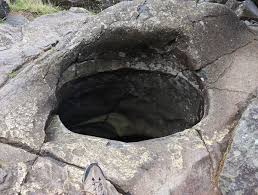
#> input picture Deep Blue/test images/p77.jfif, 258 x 195 px, found by its file name
$ jupyter execute pothole_deep_blue2.ipynb   (older library calls are emulated)
#> lines starting #> are read from the running program, lines starting #| are printed output that depends on the picture; after the words box and inside, x2 and y2 are one past the last pixel; in counts of white or black regions, pixels touching at a corner belong together
[cell 1]
import numpy as np
import cv2
import imutils
import matplotlib.pyplot as plt
# Load an color image
img = cv2.imread('p77.jfif')
#> img is the input picture: shape (195, 258, 3); mean B, G, R 120.9, 123.3, 127.2

# [4 lines of commented-out code are left out]

mask=np.zeros(img.shape[:2],np.uint8)

bgdModel=np.zeros((1,65),np.float64)
fgdModel=np.zeros((1,65),np.float64)

rect=(15,15,240,175)

cv2.grabCut(img,mask,rect,bgdModel,fgdModel,5,cv2.GC_INIT_WITH_RECT)
mask2=np.where((mask==2)|(mask==0),0,1).astype('uint8')
img2=img*mask2[:,:,np.newaxis]
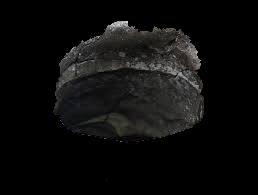
#> img2: shape (195, 258, 3); mean B, G, R 12.2, 12.6, 12.8
# img22=img2
# edges = cv2.Canny(img2,100,200)
plt.imshow(img2)


plt.show()
cv2.imshow('input',img)
# [5 lines of commented-out code are left out]


cv2.waitKey(0)
cv2.destroyAllWindows()

[cell 2]
img = cv2.imread('pot02.jpg',1)
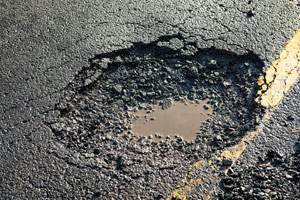
#> input picture Deep Blue/test images/pot02.jpg, 300 x 200 px, found by its file name
#> img is the input picture: shape (200, 300, 3); mean B, G, R 99.5, 103.9, 104
# edges = cv2.Canny(img,100,200)

image3=img
gray = cv2.cvtColor(image3, cv2.COLOR_BGR2GRAY)
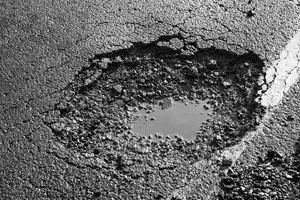
#> gray: shape (200, 300); min 0, max 255, mean 103.4
gray = cv2.GaussianBlur(gray, (5, 5), 0)
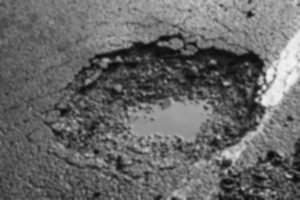
#> gray: shape (200, 300); min 10, max 245, mean 103.4

# threshold the image, then perform a series of erosions +
# dilations to remove any small regions of noise
thresh = cv2.threshold(gray, 45, 255, cv2.THRESH_BINARY)[1]
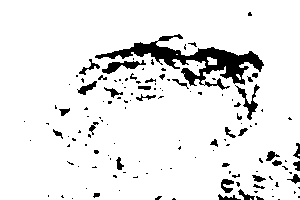
#> thresh: shape (200, 300); 91.4% white; 136 black regions (101 under 20 px), largest, box (x1, y1, x2, y2) and area: (95, 34, 264, 90) 2569, (102, 60, 146, 74) 253, (235, 84, 260, 120) 242
thresh = cv2.erode(thresh, None, iterations=2)
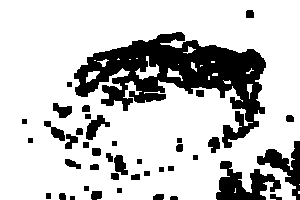
#> thresh: shape (200, 300); 77.3% white; 42 black regions, largest, box (x1, y1, x2, y2) and area: (74, 32, 266, 148) 8908, (216, 161, 281, 200) 1326, (257, 141, 300, 200) 916
thresh = cv2.dilate(thresh, None, iterations=2)
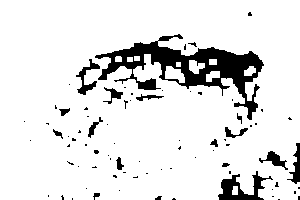
#> thresh: shape (200, 300); 89.1% white; 79 black regions (62 under 20 px)

# find contours in thresholded image, then grab the largest
# one
cnts = cv2.findContours(thresh.copy(), cv2.RETR_EXTERNAL,cv2.CHAIN_APPROX_SIMPLE)
#> cnts = 2 contours; box (x1, y1, x2, y2) and area: (0, 0, 300, 200) 58409, (232, 186, 238, 195) 36
cnts = cnts[0] if imutils.is_cv2() else cnts[1]
c = max(cnts, key=cv2.contourArea)
#> c = contour of 166 points, box (x1, y1, x2, y2) (0, 0, 300, 200), area 58409

[cell 3]
extLeft = tuple(c[c[:, :, 0].argmin()][0])
#> extLeft = (0, 0)
extRight = tuple(c[c[:, :, 0].argmax()][0])
#> extRight = (299, 195)
extTop = tuple(c[c[:, :, 1].argmin()][0])
#> extTop = (0, 0)
extBot = tuple(c[c[:, :, 1].argmax()][0])
#> extBot = (0, 199)

[cell 4]
# draw the outline of the object, then draw each of the
# extreme points, where the left-most is red, right-most
# is green, top-most is blue, and bottom-most is teal
cv2.drawContours(image3, [c], -1, (0, 255, 255), 2)
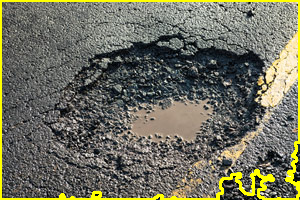
#> image3: shape (200, 300, 3); 4.61% of pixels changed, all inside (x1, y1, x2, y2) = (0, 0, 300, 200)
cv2.circle(image3, extLeft, 8, (0, 0, 255), -1)
#> image3: shape (200, 300, 3); 0.1% of pixels changed, all inside (x1, y1, x2, y2) = (0, 0, 9, 9)
cv2.circle(image3, extRight, 8, (0, 255, 0), -1)
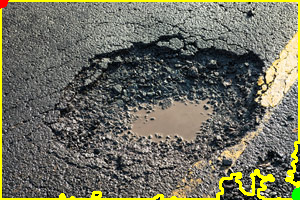
#> image3: shape (200, 300, 3); mean B, G, R 95, 111, 111
cv2.circle(image3, extTop, 8, (255, 0, 0), -1)
cv2.circle(image3, extBot, 8, (255, 255, 0), -1)
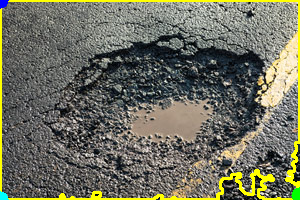
#> image3: shape (200, 300, 3); mean B, G, R 95.5, 111.1, 110.6

# show the output image
cv2.imshow("Image", image3)
cv2.waitKey(0)
